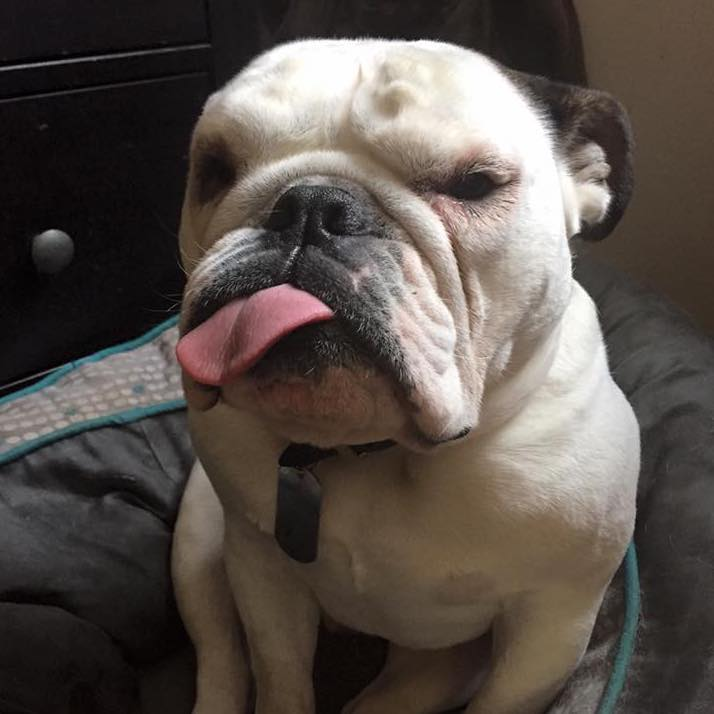
#> input picture DigitalImaging/flubba1.jpg, 714 x 714 px
$ python test_gradients.py
#> lines starting #> are read from the running program, lines starting #| are printed output that depends on the picture
"""
Testing various gradient methods
Important: Remember to use the correct RGB BGR ordering!
"""
# import numpy as np
import cv2 as cv
import matplotlib.pyplot as plt

def main():
    """ main function """

    # read in an image in grayscale
    img = cv.imread('flubba1.jpg', 0)
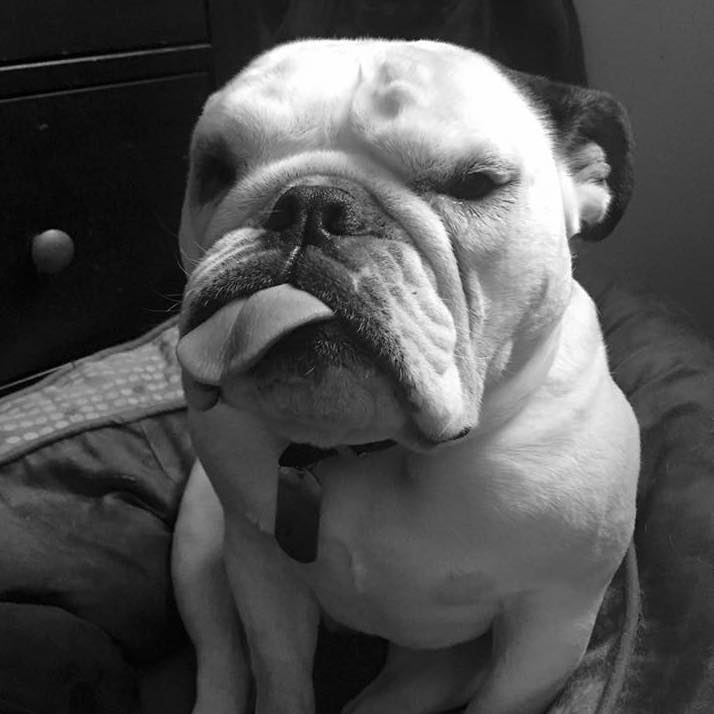
#> img: shape (714, 714); min 0, max 255, mean 82.1

    # read in a color version of the image
    img_color = cv.imread('flubba1.jpg')
#> img_color is the input picture: shape (714, 714, 3); mean B, G, R 74.5, 80.3, 88.6

    # create a figure so we can save it to a file later; size is in inches
    figure = plt.figure(figsize=(10, 10))

    # threshold
    threshold = 31

    # laplacian
    laplacian = cv.Laplacian( img, cv.CV_64F, ksize=threshold)
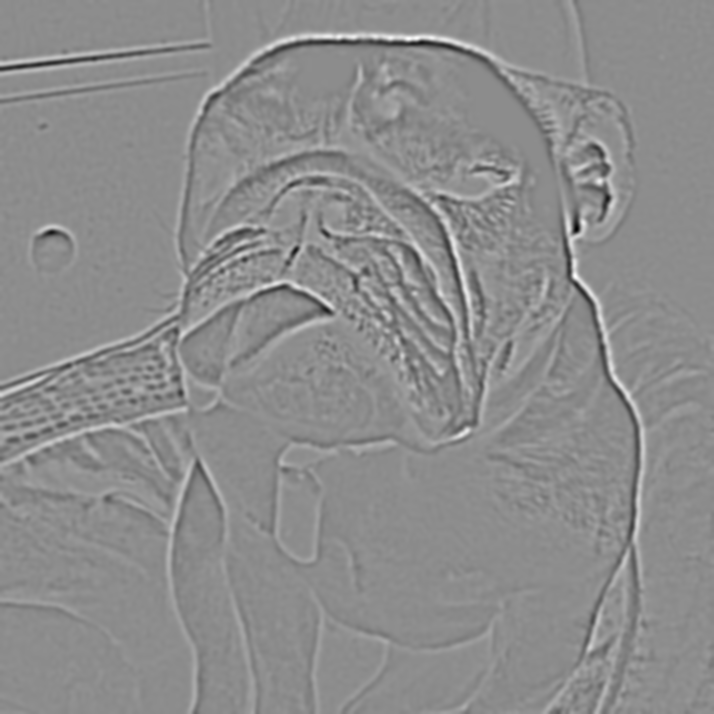
#> laplacian: shape (714, 714) float64; min -2.67e+18, max 2.16e+18, mean 7.75e+12; drawn with min black and max white

    # sobel x and y
    sobelx = cv.Sobel( img, cv.CV_64F, 1, 0, ksize=threshold)
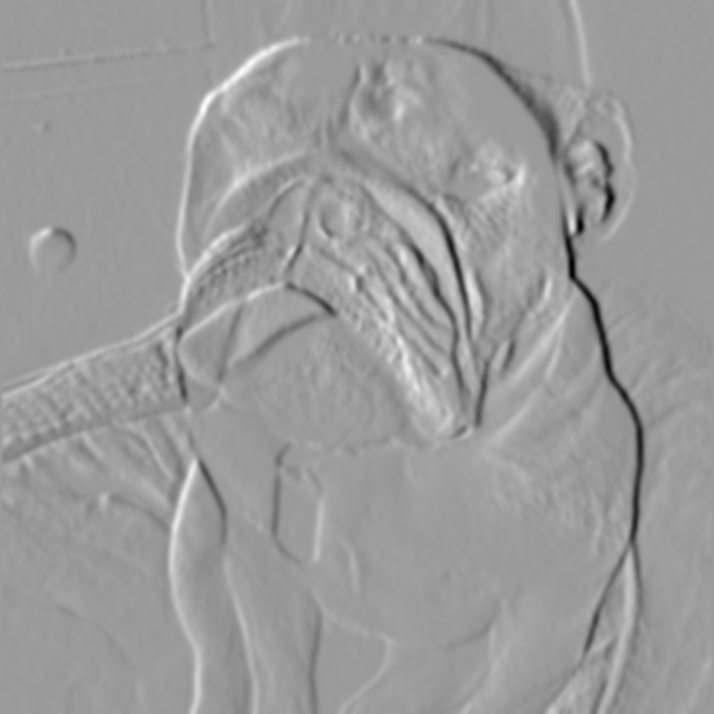
#> sobelx: shape (714, 714) float64; min -1.39e+19, max 8.95e+18, mean 2.44e+16; drawn with min black and max white
    sobely = cv.Sobel( img, cv.CV_64F, 0, 1, ksize=threshold)
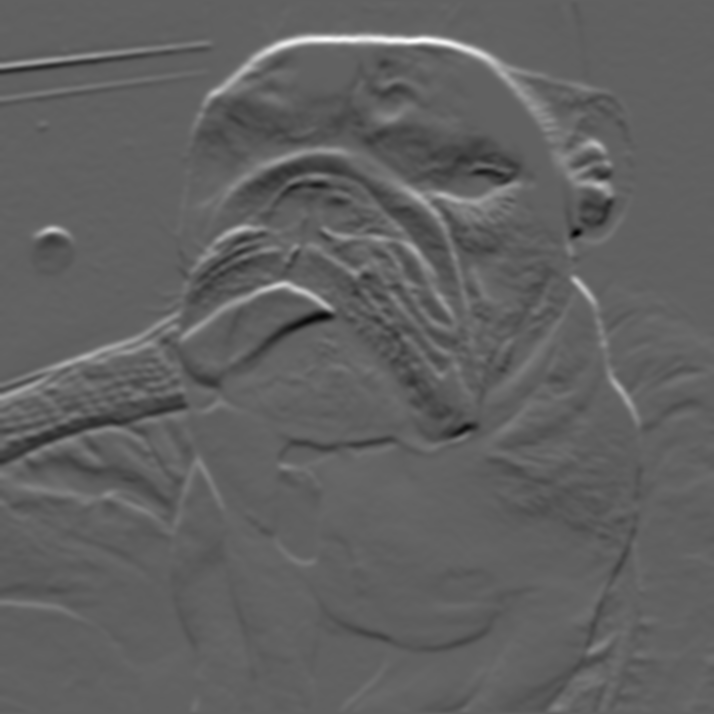
#> sobely: shape (714, 714) float64; min -1.06e+19, max 1.72e+19, mean 5.01e+15; drawn with min black and max white

    titles = ['Original Image', 'Laplacian Gradient',
              'Sobel X Gradient', 'Sobel Y Gradient']
    images = [img, laplacian, sobelx, sobely]
    for i in xrange(4):
        plt.subplot(2, 2, i+1)
        plt.imshow( images[i], cmap='gray' )
        plt.title(titles[i])
        plt.xticks([])
        plt.yticks([])
    # plt.show()

    figure.savefig('flubba.gradients.jpg')

main()

$ run again, with DigitalImaging/flubba2.jpg copied over DigitalImaging/flubba1.jpg
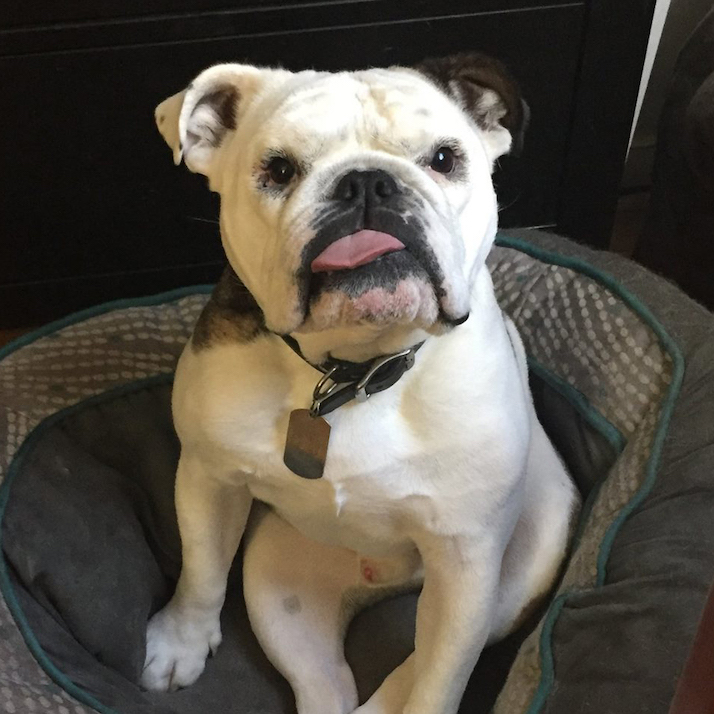
#> input picture DigitalImaging/flubba2.jpg, 714 x 714 px
#> in main, img_color is the input picture: shape (714, 714, 3); mean B, G, R 73.9, 83.1, 88.7
#> in main, `sobelx = cv.Sobel( img, cv.CV_64F, 1, 0, ksize=threshold)`:
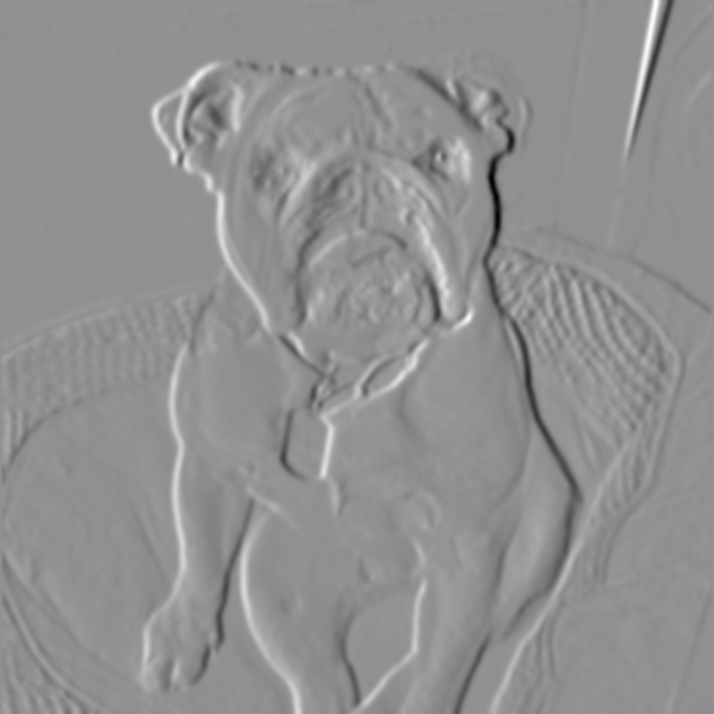
#> sobelx: shape (714, 714) float64; min -1.85e+19, max 1.41e+19, mean 4.94e+14; drawn with min black and max white
#> in main, `sobely = cv.Sobel( img, cv.CV_64F, 0, 1, ksize=threshold)`:
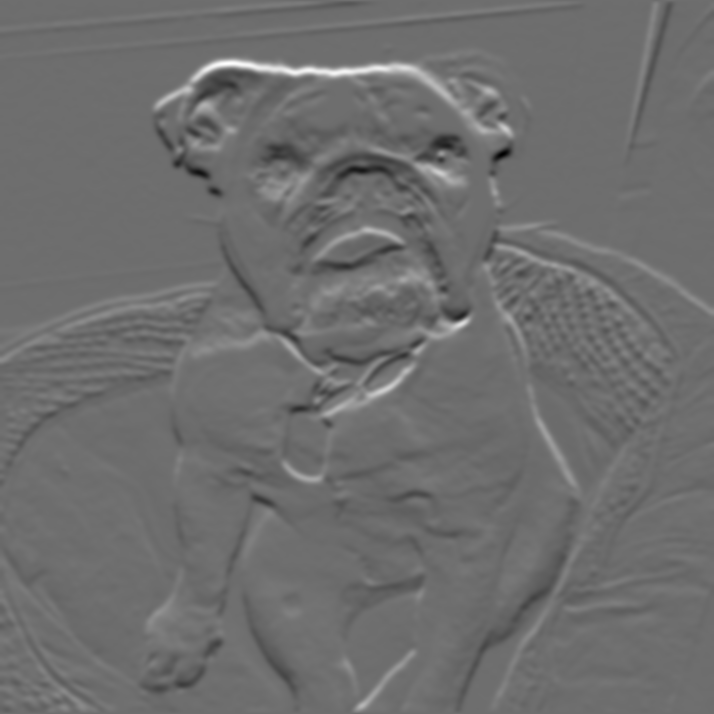
#> sobely: shape (714, 714) float64; min -1.38e+19, max 1.81e+19, mean 4.18e+16; drawn with min black and max white

$ run again, with DigitalImaging/with_flubba.jpg copied over DigitalImaging/flubba1.jpg
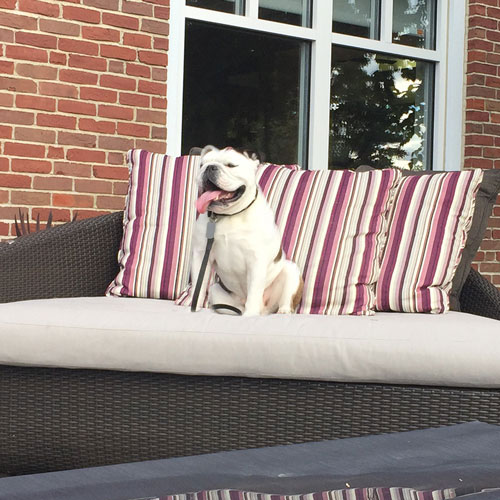
#> input picture DigitalImaging/with_flubba.jpg, 500 x 500 px
#> in main, img_color is the input picture: shape (500, 500, 3); mean B, G, R 122.2, 127.7, 142
#> in main, `sobelx = cv.Sobel( img, cv.CV_64F, 1, 0, ksize=threshold)`:
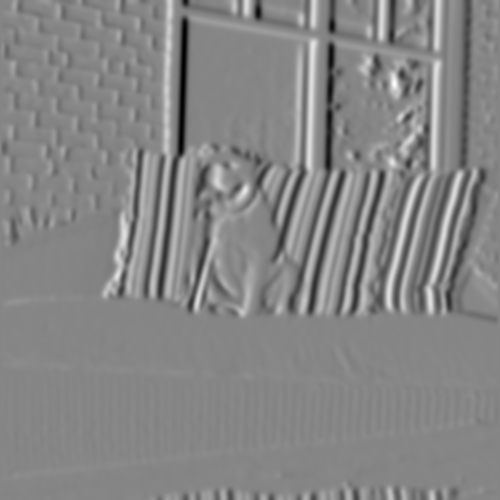
#> sobelx: shape (500, 500) float64; min -1.81e+19, max 1.64e+19, mean -1.75e+16; drawn with min black and max white
#> in main, `sobely = cv.Sobel( img, cv.CV_64F, 0, 1, ksize=threshold)`:
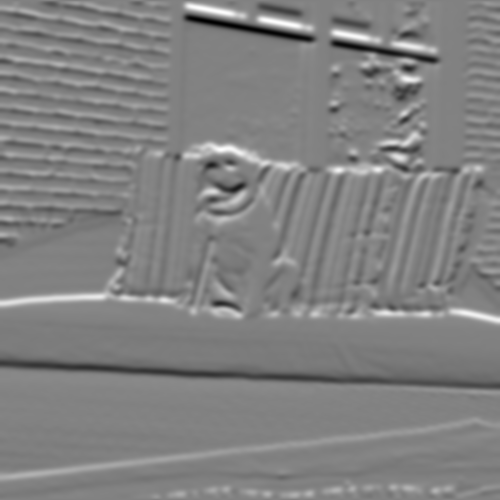
#> sobely: shape (500, 500) float64; min -1.75e+19, max 1.68e+19, mean -3.6e+16; drawn with min black and max white
